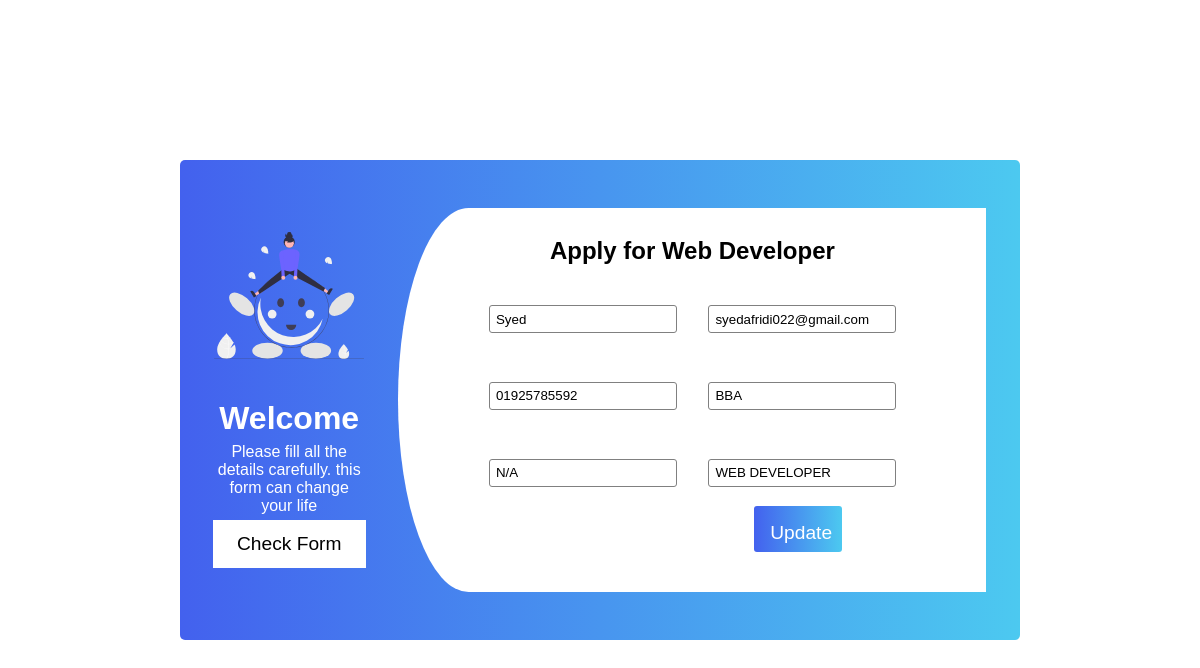
Screenshot of /CRUD/update.php with the database file from the repository.
### tables this page shows
CREATE TABLE `candidate` (
  `id` int(11) NOT NULL,
  `name` varchar(255) NOT NULL,
  `email` varchar(255) NOT NULL,
  `phone` varchar(255) NOT NULL,
  `degree` varchar(255) NOT NULL,
  `refer` varchar(255) NOT NULL,
  `jobpost` varchar(255) NOT NULL
);

### CRUD/update.php (the view, shortened to what this page needs)
<?php
include 'connection.php';
$id = $_GET['updateId'];
$showquery = "select * from candidate where id = '$id'";
$showdata = mysqli_query($con, $showquery);
$arr = mysqli_fetch_array($showdata);
        ?>
<!DOCTYPE html>
<html lang="en">
<head>
    <link rel="stylesheet" href="style.css">
</head>
<body>
    <div class="container">
        <div class="leftSide">
            <div class="image">
                <img src="./img/undraw_joyride_re_968t.svg" alt="">
            </div>
            <div class="wc">
                <h1>Welcome</h1>
                <p>Please fill all the details carefully.
                this form can change your life</p>
                <a href="display.php" class="btnCheck">Check Form</a>
            </div>
        </div>
        <div class="rightSide">
            <h2 class="title">Apply for Web Developer</h2>
            <form method="POST" class="formContainer" action="" >
                <input type="text" name="user" value= "<?php echo $arr['name']; ?>" placeholder="Enter your Name">
                <input type="email" name="email" value= "<?php echo $arr['email']; ?>" placeholder="Enter your Email">
                <input type="number" name="phone" value= "<?php echo $arr['phone']; ?>" placeholder="Enter Phone Number">
                <input type="text" name="degree" value= "<?php echo $arr['degree']; ?>" placeholder="Enter Qualification">
                <input type="text" name="refer" value= "<?php echo $arr['refer']; ?>" placeholder="If any Reference">
                <input type="text" name="jobpost" value="WEB DEVELOPER">
                <input type="submit" name="submit" value="Update" class="btnReg">
            </form>
        </div>
    </div>
</body>
</html>

### CRUD/style.css (style rules this page uses)
* { margin: 0; padding: 0; font-family: sans-serif; }
body { width: 100%; height: 100vh; display: flex; align-items: center; justify-content: center; }
.container { background-image: linear-gradient(to right, #4361ee ,#4895ef,#4cc9f0); width: 70%; height: 60%; display: flex; align-items: center; justify-content: space-evenly; border-radius: 5px; }
.leftSide { flex-basis: 18%; height: 70%; text-align: center; display: flex; align-items: center; justify-content: center; flex-direction: column; color: white; }
.image { width: 150px; height: 200px; animation: botom 2s linear infinite; }
.image img { width: 150px; }
.wc { display: flex; align-items: center; justify-content: space-between; flex-direction: column; height: 200px; }
.btnCheck { padding: .8rem 1rem; border: none; font-size: 1.2rem; font-weight: 400; width: 80%; transition: .5s; cursor: pointer; text-decoration: none; color: black; background-color: white; }
.rightSide { flex-basis: 70%; height: 80%; background-color: white; text-align: center; border-radius:12% 0% 0% 12% / 50% 0% 0% 50%; position: relative; }
.title { margin: 1.8rem 0 1rem 0; }
.formContainer { display: flex; align-items: center; justify-content: space-evenly; flex-wrap: wrap; width: 80%; height: 60%; margin: 0 auto ; }
.formContainer input { width: 40%; height: 12%; border: 1px solid grey; border-radius:3px ; padding-left: .4rem; }
input[type='submit'] { right: 9rem; bottom: 2.5rem; position: absolute; padding: 1rem 1rem; border: none; background-image: linear-gradient(to right, #4361ee ,#4895ef,#4cc9f0); color: white; font-size: 1.2rem; transition: .5s; cursor: pointer; width: 15%; }

### rows the page displays
candidate: user "Syed", email "syedafridi022@gmail.com", phone "01925785592", degree "BBA", refer "N/A"
